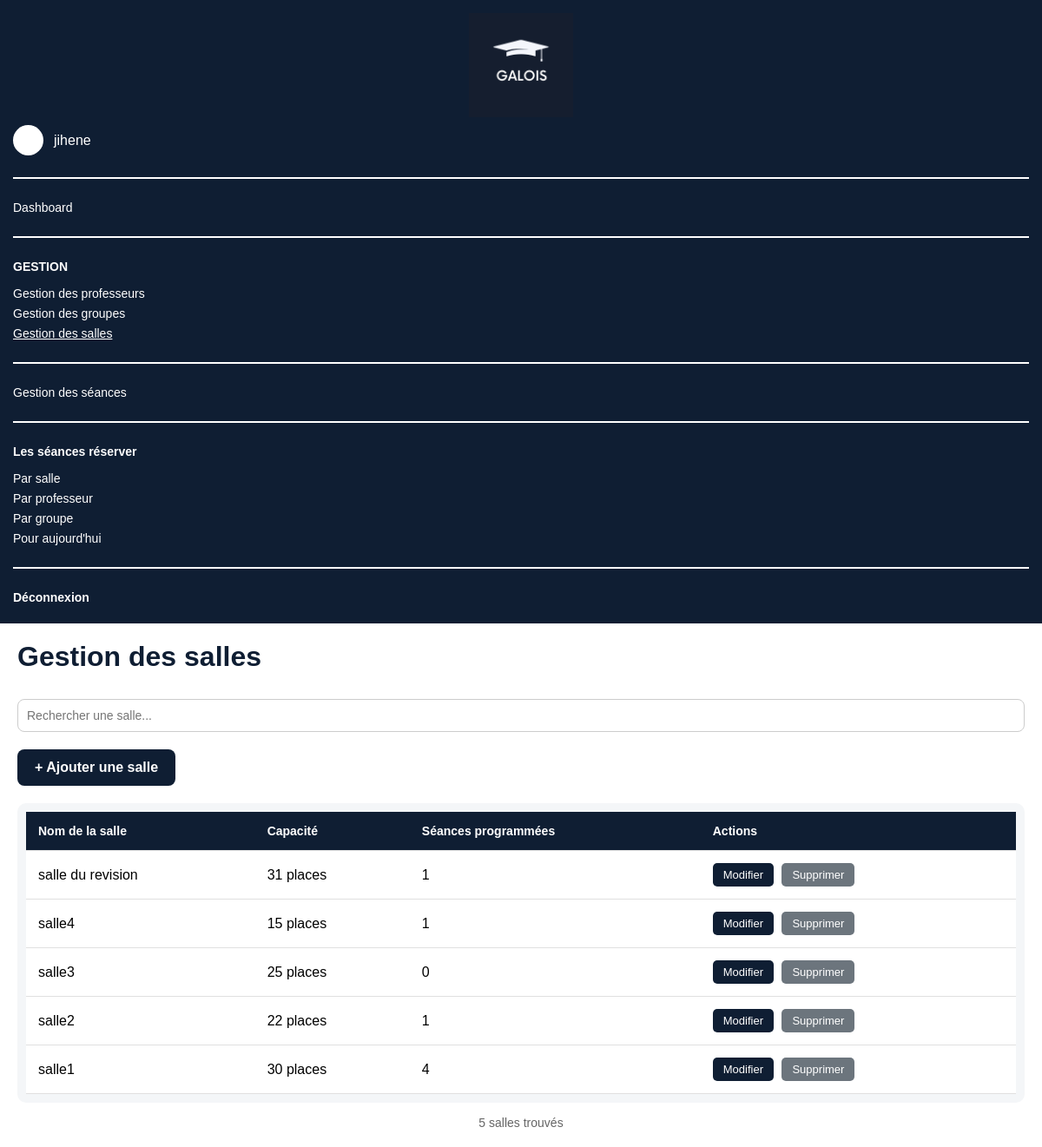
Page /salles/ (signed in) on the earlier database version.
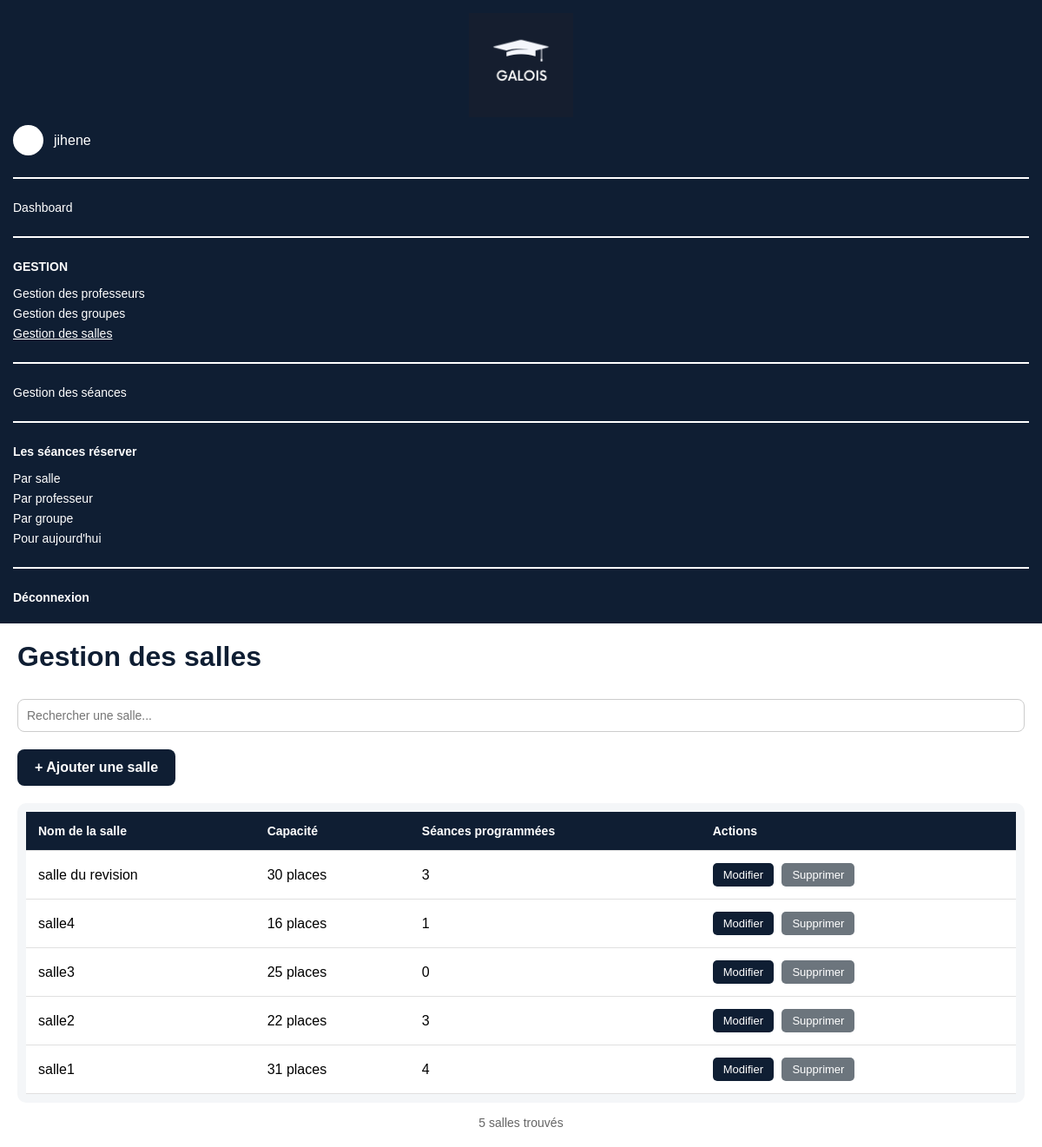
Same page on the later database version.
### emploi_du_temps/models.py (models this page shows, shortened)
class Salle(models.Model):
    nom = models.CharField(max_length=50, unique=True)
    capacite = models.IntegerField()

### emploi_du_temps/views.py (the view)
# urls.py: path('salles/', views.liste_salles, name='salles'),
@login_required
def liste_salles(request):
    salles = Salle.objects.all().order_by('-id')
    search = request.GET.get('search', '')
    if search:
        salles = salles.filter(nom__icontains=search)
    paginator = Paginator(salles, 7)
    page = request.GET.get('page', 1)
    try:
        salles_page = paginator.page(page)
    except PageNotAnInteger:
        salles_page = paginator.page(1)
    except EmptyPage:
        salles_page = paginator.page(paginator.num_pages)
    return render(request, 'gestion-salles.html', {
        'salles': salles_page,
        'search': search,
        'total_count': salles.count()
    })

### emploi_du_temps/templates/gestion-salles.html (shortened to what this page needs)
<!DOCTYPE html>
<html lang="fr">
<head>
    {% load static %}
</head>
<body>
    <div class="container">
        <aside class="sidebar">
            <div class="logo-box">
                <img src="{% static 'images/logo.png' %}" alt="Logo" class="logo-sidebar">
            </div>
            <div class="admin-line">
                <div class="small-avatar"></div>
                <span>{{ request.user.username }}</span>
            </div>
            <hr>
            <a href="{% url 'dashboard' %}">Dashboard</a>
            <hr>
            <p class="menu-title">GESTION</p>
            <a href="{% url 'professeurs' %}">Gestion des professeurs</a>
            <a href="{% url 'groupes' %}">Gestion des groupes</a>
            <a href="{% url 'salles' %}" class="active">Gestion des salles</a>
            <hr>
            <a href="{% url 'seances' %}">Gestion des séances</a>
            <hr>
            <p class="menu-title">Les séances réserver</p>
            <a href="{% url 'emploi_salle' %}">Par salle</a>
            <a href="{% url 'emploi_professeur' %}">Par professeur</a>
            <a href="{% url 'emploi_groupe' %}">Par groupe</a>
            <a href="{% url 'emploi_today' %}">Pour aujourd'hui</a>
            <hr>
            <a href="{% url 'logout' %}" class="logout">Déconnexion</a>
        </aside>
        <main class="content">
            <h1>Gestion des salles</h1>
            <div class="search-bar">
                <form method="get" id="searchForm">
                    <input type="text" name="search"
                           placeholder="Rechercher une salle..."
                           value="{{ search }}"
                           id="searchInput"
                           autocomplete="off">
                </form>
            </div>
            <div class="add-container">
                <a href="{% url 'ajouter_salle' %}" class="add-btn">+ Ajouter une salle</a>
            </div>
            <div class="table-container">
                <table>
                    <thead>
                        <tr>
                            <th>Nom de la salle</th>
                            <th>Capacité</th>
                            <th>Séances programmées</th>
                            <th>Actions</th>
                        </tr>
                    </thead>
                    <tbody id="sallesTableBody">
                        {% for salle in salles %}
                        <tr>
                            <td>{{ salle.nom }}</td>
                            <td>{{ salle.capacite }} places</td>
                            <td>{{ salle.seances.count }}</td>
                            <td>
                                <a href="{% url 'modifier_salle' salle.id %}" class="btn edit">Modifier</a>
                                <a href="#" class="btn delete" data-id="{{ salle.id }}" data-nom="{{ salle.nom }}">Supprimer</a>
                            </td>
                        </tr>
                        {% endfor %}
                    </tbody>
                </table>
            </div>
            <div class="info-count">
                {{ total_count }} salle{{ total_count|pluralize:"s" }} trouvé{{ total_count|pluralize:"s" }}
            </div>
        </main>
    </div>
</body>
</html>

Differences in the rows shown:
changed Salle "salle du revision": capacite "31" → "30"; seances.count "1" → "3"
changed Salle "salle4": capacite "15" → "16"
computed for Salle "salle2": seances.count "1" → "3"
changed Salle "salle1": capacite "30" → "31"
